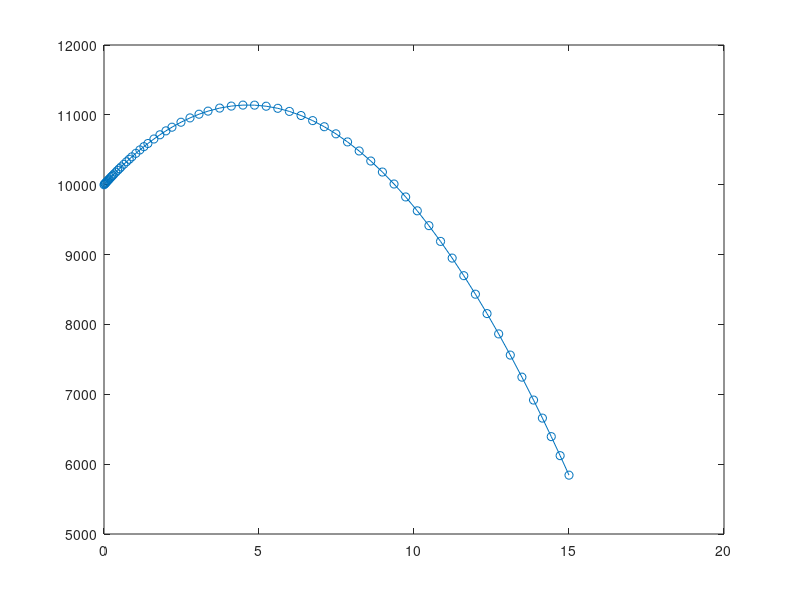
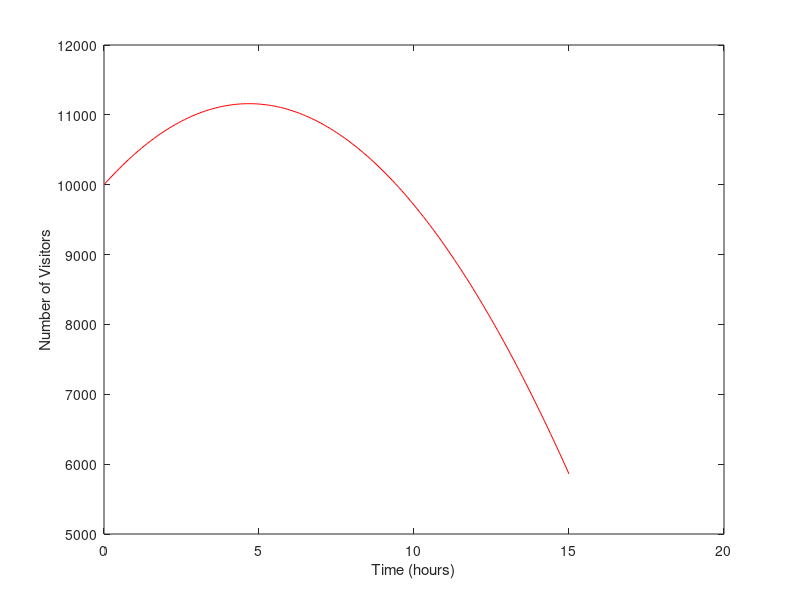
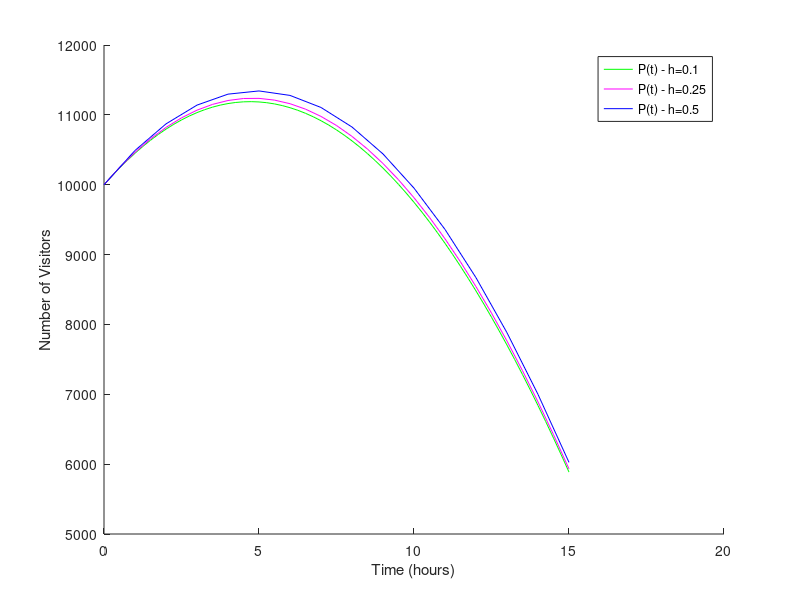
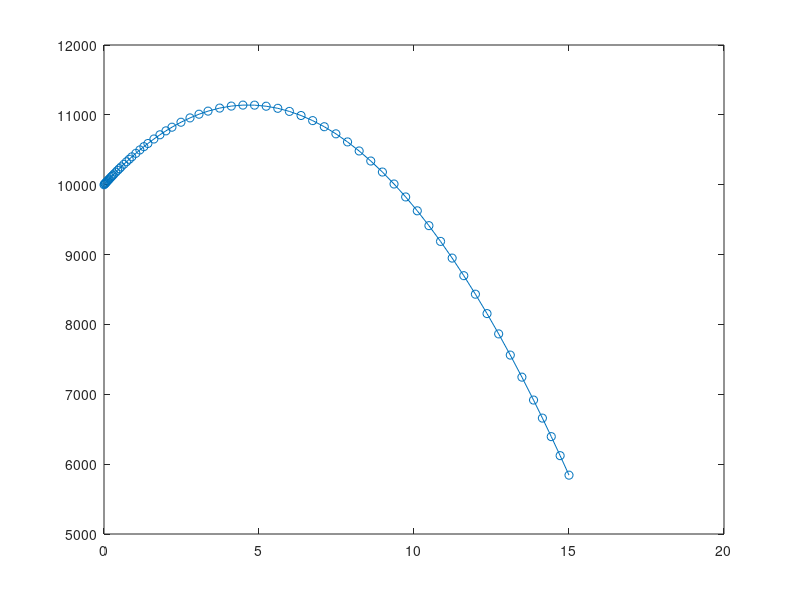

Write the MATLAB code that produced these figures, in order.
%{
MATH 245 MATLAB 2 PART 2
_____________________
Jerom Jothiprakasam
jothipra@usc.edu

Natalia Hopper
nhopper@usc.edu
_______________________________________
Revision History
Date            Changes             Programmer
---------------------------------------------------------
1/30/2025      Original         Jerom Jothiprakasam
2/09/2025      Parts (a,b)         Natalia Hopper
2/09/2025      parts (c,d)      Jerom Jothiprakasam
2/09/2025       Part (e)           Natalia Hopper
%}

clc;
clear;

%% Part (a)

%{
Initial value problem for number of visitors on the island:

x'(t) = (3)(500) - (10)(x)/(100-5t) - 10(t + 1/(1+t))
x(0) = 10,000  (visitors)
%}


%% Part (b)


tSpan = [0 15]; % Define time span
x0 = 10000; % Initial number of visitors is 10,000

[t, x] = ode45(@(t,x) 1500 - 10*(t + 1/(1+t)) - x.*(10/(100-5*t)), tSpan, x0);
% Graph the solution

figure;
plot(t,x,'-o'); % Graph the solution versus time

%% part (c)
h = 0.1;                 % Time Step
tFinal = 15;             % Final Time
timeVector = 0:h:tFinal; % Time Inputs
N = length(timeVector);  % Number of Time Steps
P = zeros(1, N);

P(1) = 10000;               % Initial condition

for i = 1:N-1
    t = timeVector(i);
    P(i+1) = P(i) + h * (1500 - 10*(t + 1/(1+t)) - P(i)*(10/(100-5*t)));
end

figure;
plot(timeVector, P, 'r');
xlabel('Time (hours)');
ylabel('Number of Visitors');

%% part (d)


h2 = 0.25;                  % Time Step
tFinal = 15;                % Final Time
timeVector = 0:h2:tFinal;   % Time Inputs
N2 = length(timeVector);    % Number of Time Steps
P2 = zeros(1, N2);

P2(1) = 10000;               % Initial condition

for i = 1:N2-1
    t2 = timeVector(i);
    P2(i+1) = P2(i) + h2 * (1500 - 10*(t2 + 1/(1+t2)) - P2(i)*(10/(100-5*t2)));
end

figure;
hold on;
plot(timeVector, P2, 'g');
xlabel('Time (hours)');
ylabel('Number of Visitors');

h3 = 0.5;                 % Time Step
tFinal = 15;             % Final Time
timeVector = 0:h3:tFinal; % Time Inputs
N3 = length(timeVector);  % Number of Time Steps
P3 = zeros(1, N3);

P3(1) = 10000;               % Initial condition

for i = 1:N3-1
    t3 = timeVector(i);
    P3(i+1) = P3(i) + h3 * (1500 - 10*(t3 + 1/(1+t3)) - P3(i)*(10/(100-5*t3)));
end

plot(timeVector, P3, 'm');
xlabel('Time (hours)');
ylabel('Number of Visitors');

h4 = 1;                 % Time Step
tFinal = 15;             % Final Time
timeVector = 0:h4:tFinal; % Time Inputs
N4 = length(timeVector);  % Number of Time Steps
P4 = zeros(1, N4);

P4(1) = 10000;               % Initial condition

for i = 1:N4-1
    t4 = timeVector(i);
    P4(i+1) = P4(i) + h4 * (1500 - 10*(t4 + 1/(1+t4)) - P4(i)*(10/(100-5*t4)));
end

plot(timeVector, P4, 'b');
xlabel('Time (hours)');
ylabel('Number of Visitors');

hold off;

legend('P(t) - h=0.1','P(t) - h=0.25','P(t) - h=0.5','P(t) - h=1');

%% part (e)
%{
MATH 245 MATLAB 2 PART 2
_____________________
Jerom Jothiprakasam
jothipra@usc.edu

Natalia Hopper
nhopper@usc.edu
_______________________________________
Revision History
Date            Changes             Programmer
---------------------------------------------------------
1/30/2025      Original         Jerom Jothiprakasam
2/09/2025       Parts (a,b)        Natalia Hopper
%}

clc;
clear;

%% Part (a)

%{
Initial value problem for number of visitors on the island:

x'(t) = (3)(500) - (10)(x)/(100-5t) - 10(t + 1/(1+t))
x(0) = 10,000  (visitors)
%}


%% Part (b)


tSpan = [0 15]; % Define time span
x0 = 10000; % Initial number of visitors is 10,000

[t, x] = ode45(@(t,x) 1500 - 10*(t + 1/(1+t)) - x.*(10/(100-5*t)), tSpan, x0);
% Graph the solution

figure;
plot(t,x,'-o'); % Graph the solution versus time

%% part (c)
h = 0.1;                 % Time Step
tFinal = 15;             % Final Time
timeVector = 0:h:tFinal; % Time Inputs
N = length(timeVector);  % Number of Time Steps
P = zeros(1, N);

P(1) = 10000;               % Initial condition

for i = 1:N-1
    t = timeVector(i);
    P(i+1) = P(i) + h * (1500 - 10*(t + 1/(1+t)) - P(i)*(10/(100-5*t)));
end

figure;
plot(timeVector, P, 'r');
xlabel('Time (hours)');
ylabel('Number of Visitors');

%% part (d)


h2 = 0.25;                  % Time Step
tFinal = 15;                % Final Time
timeVector = 0:h2:tFinal;   % Time Inputs
N2 = length(timeVector);    % Number of Time Steps
P2 = zeros(1, N2);

P2(1) = 10000;               % Initial condition

for i = 1:N2-1
    t2 = timeVector(i);
    P2(i+1) = P2(i) + h2 * (1500 - 10*(t2 + 1/(1+t2)) - P2(i)*(10/(100-5*t2)));
end

figure;
hold on;
plot(timeVector, P2, 'g');
xlabel('Time (hours)');
ylabel('Number of Visitors');

h3 = 0.5;                 % Time Step
tFinal = 15;             % Final Time
timeVector = 0:h3:tFinal; % Time Inputs
N3 = length(timeVector);  % Number of Time Steps
P3 = zeros(1, N3);

P3(1) = 10000;               % Initial condition

for i = 1:N3-1
    t3 = timeVector(i);
    P3(i+1) = P3(i) + h3 * (1500 - 10*(t3 + 1/(1+t3)) - P3(i)*(10/(100-5*t3)));
end

plot(timeVector, P3, 'm');
xlabel('Time (hours)');
ylabel('Number of Visitors');

h4 = 1;                 % Time Step
tFinal = 15;             % Final Time
timeVector = 0:h4:tFinal; % Time Inputs
N4 = length(timeVector);  % Number of Time Steps
P4 = zeros(1, N4);

P4(1) = 10000;               % Initial condition

for i = 1:N4-1
    t4 = timeVector(i);
    P4(i+1) = P4(i) + h4 * (1500 - 10*(t4 + 1/(1+t4)) - P4(i)*(10/(100-5*t4)));
end

plot(timeVector, P4, 'b');
xlabel('Time (hours)');
ylabel('Number of Visitors');

hold off;

legend('P(t) - h=0.1','P(t) - h=0.25','P(t) - h=0.5','P(t) - h=1');

%% Part (e)
%{
Comparison of parts c, d, and b:

The graphs in parts (c) and (d) follow the same general curve of the
graph in part (b). Part b is considered to be the "exact" graph because the
ode function solves the ode exactly. Euler's Method is used as an
approximation for the solution.

As the time-step decreases, the graph becomes more similar to the solution
of part (b). This is because the accuracy increases.
%}
